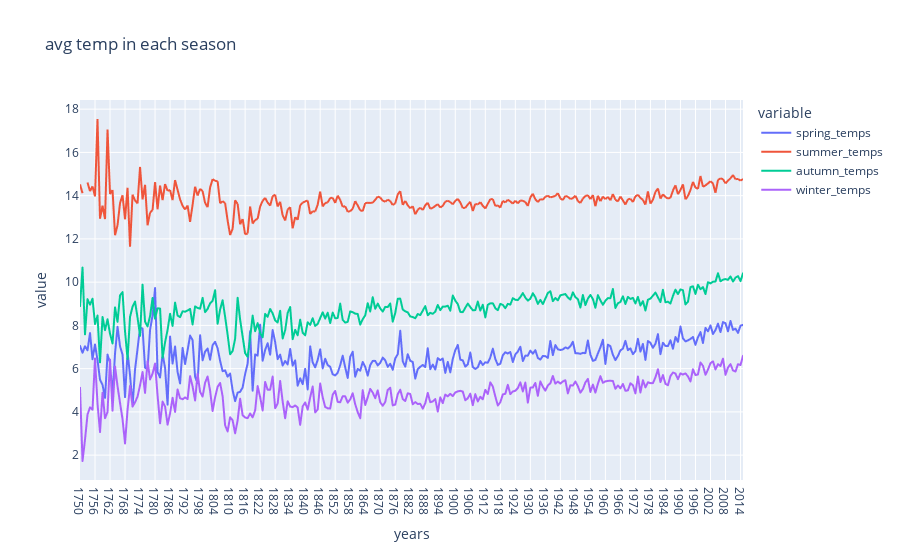

Notebook code cell kept with this figure:
### Code cell
fig = px.line(season,x='years',y=['spring_temps', 'summer_temps', 'autumn_temps',
       'winter_temps'], title='avg temp in each season')
fig.show()

### Figure 1 — Plotly figure (JSON) as saved in the notebook; plotly's stock layout.template omitted (floating-point values rounded to 4 significant figures; data arrays with more than 128 entries replaced by an {"elided": "..."} marker saying what was removed)
{"data": [{"hovertemplate": "variable=spring_temps<br>years=%{x}<br>value=%{y}<extra></extra>", "legendgroup": "spring_temps", "line": {"color": "#636efa", "dash": "solid"}, "mode": "lines", "name": "spring_temps", "showlegend": true, "type": "scattergl", "x": {"elided": "266 str values"}, "xaxis": "x", "y": {"elided": "266 float values"}, "yaxis": "y"}, {"hovertemplate": "variable=summer_temps<br>years=%{x}<br>value=%{y}<extra></extra>", "legendgroup": "summer_temps", "line": {"color": "#EF553B", "dash": "solid"}, "mode": "lines", "name": "summer_temps", "showlegend": true, "type": "scattergl", "x": {"elided": "266 str values"}, "xaxis": "x", "y": {"elided": "266 float values"}, "yaxis": "y"}, {"hovertemplate": "variable=autumn_temps<br>years=%{x}<br>value=%{y}<extra></extra>", "legendgroup": "autumn_temps", "line": {"color": "#00cc96", "dash": "solid"}, "mode": "lines", "name": "autumn_temps", "showlegend": true, "type": "scattergl", "x": {"elided": "266 str values"}, "xaxis": "x", "y": {"elided": "266 float values"}, "yaxis": "y"}, {"hovertemplate": "variable=winter_temps<br>years=%{x}<br>value=%{y}<extra></extra>", "legendgroup": "winter_temps", "line": {"color": "#ab63fa", "dash": "solid"}, "mode": "lines", "name": "winter_temps", "showlegend": true, "type": "scattergl", "x": {"elided": "266 str values"}, "xaxis": "x", "y": {"elided": "266 float values"}, "yaxis": "y"}], "layout": {"legend": {"title": {"text": "variable"}, "tracegroupgap": 0}, "title": {"text": "avg temp in each season"}, "xaxis": {"anchor": "y", "domain": [0, 1], "title": {"text": "years"}}, "yaxis": {"anchor": "x", "domain": [0, 1], "title": {"text": "value"}}}}
